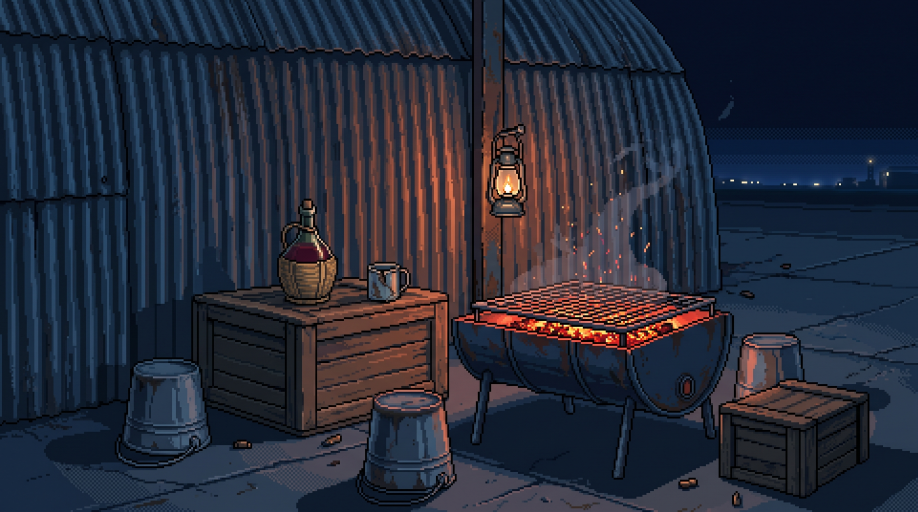
#> input picture assets/plates/fogon.jpeg, 2752 x 1536 px (shown at 1/3 size); its folder holds 4 pictures in this run
$ python install_placas.py
#> lines starting #> are read from the running program, lines starting #| are printed output that depends on the picture
#> in main, im is the input picture: PIL image 2752x1536 RGB; mean R, G, B 38.6, 43.1, 57.2
### tools/_venv.py
"""Entra solo al venv de arte cuando hace falta. Se importa PRIMERO, antes que PIL.

EL PROBLEMA QUE RESUELVE. Las herramientas de arte necesitan Pillow, que no esta en el python
del sistema: vive en .venv-art/. Pero toda la documentacion del proyecto —y la que se escriba
manana— dice `python3 tools/loquesea.py`, porque es lo natural de escribir. El resultado era un
ModuleNotFoundError: No module named 'PIL' que no dice que hacer.

Se podria haber arreglado corrigiendo los renglones de la documentacion. No alcanza: el proximo
que escriba un comando en un README va a poner `python3` otra vez, y el error vuelve. Asi que se
arregla del lado de la herramienta — que es el unico lado que no se olvida.

COMO. Si PIL no esta y existe el interprete del venv, el proceso se REEMPLAZA por el mismo script
corriendo con ese interprete (os.execv, no un subproceso: no queda un python de mas colgado y el
codigo de salida es el de verdad). Si el venv no existe, se corta con la linea exacta que hay que
correr para crearlo, en vez de con un stack trace.

Es idempotente: adentro del venv PIL importa, y esta funcion no hace nada.
"""
import os
import sys
from pathlib import Path

RAIZ = Path(__file__).resolve().parent.parent
VENV = RAIZ / '.venv-art' / 'bin' / 'python'


def asegurar():
    try:
        import PIL  # noqa: F401
        return
    except ModuleNotFoundError:
        pass
    # ¿YA ESTAMOS ADENTRO DEL VENV? Se pregunta por sys.prefix, NO comparando ejecutables.
    #
    # El intento obvio —`Path(sys.executable).resolve() == VENV.resolve()`— ESTA MAL y falla
    # justo en el caso comun: .venv-art/bin/python es un SYMLINK al interprete base, asi que
    # resolve() los vuelve el mismo path y la guarda da True aunque estemos afuera. Entonces
    # nunca se re-ejecutaba y el error de PIL salia igual. Con el python de Apple los paths no
    # coinciden y el bug no se ve — por eso hay que probar esto con el python3 del PATH, que es
    # el de Homebrew, y no con /usr/bin/python3.
    #
    # sys.prefix es lo correcto porque un venv lo reescribe apuntando a SU carpeta, symlink o no.
    if Path(sys.prefix) == (RAIZ / '.venv-art'):
        return                      # adentro y aun asi falta PIL: que hable el import de verdad
    if os.environ.get('RASANTE_VENV_REEXEC'):
        return                      # ya reintentamos una vez: no entrar en un bucle de exec
    if VENV.exists():
        os.environ['RASANTE_VENV_REEXEC'] = '1'
        os.execv(str(VENV), [str(VENV), *sys.argv])
    sys.exit(
        'ERROR: falta Pillow, y el venv de arte no existe todavia.\n\n'
        'Crealo una sola vez con:\n'
        '    python3 -m venv .venv-art && ./.venv-art/bin/pip install Pillow\n\n'
        'Despues volve a correr este mismo comando.'
    )


asegurar()

### tools/install_placas.py
#!/usr/bin/env python3
"""
install_placas — deja listos para el juego los FONDOS de pantalla completa generados por IA.

Sirve a las DOS carpetas de fondos, porque el trabajo es identico y tener dos copias del script
solo garantizaba que se despegaran:

    --que placas    assets/plates  · los fondos reutilizables (la linea de vuelo, el hangar…)
    --que cuadros   assets/story   · el cuadro propio de UNA escena. Es donde van los dibujos de
                                     Mateo: uno distinto por carta, con el nombre del `img` que
                                     declara esa escena en data/story.js

Que hace, por cada imagen de assets/plates/:
  1. La ESCALA para que entre en 960x540 sin deformarla ni recortarla. No se recorta al 16:9
     porque las paginas del cuaderno son 3:4 VERTICAL: recortarlas les come mas de la mitad.
     Las verticales quedan mas angostas y el motor las centra.
  2. 960x540 es el tamaño 1:1. No es arbitrario: render/screens.js dibuja la
     placa a DW x DH (320x180) y U*SC = 3 exacto, asi que ocupa 960x540 px de buffer.
  3. La guarda como .webp.

     OJO CON EL PORQUE, que cambio: esto NO se hace por el techo de 16 MB del build web. El juego
     se empaqueta con Electron para Steam y ese techo no le aplica. La razon que si vale, y que
     vale en cualquier plataforma, es LA RESOLUCION: las fuentes vienen en 2752x1536 o mas, y el
     motor las dibuja a 960x540. Mandar una imagen tres veces mas grande de lo que se ve significa
     decodificar tres veces mas pixeles en cada transicion de escena y que Chromium la reduzca al
     vuelo, cada vez. Reducirla una sola vez, aca, sale gratis en calidad y se paga solo en carga.

     Que ademas pesen ~100 KB en vez de ~3 MB es una consecuencia, no el motivo — pero no es poca
     cosa para el tamaño de descarga y de parche en Steam: 246 MB de fuentes contra 4 MB de webp.

Las fuentes NO se tocan: quedan en assets/source/, por si hay que rehacer la conversion.

Uso:
    python3 tools/install_placas.py [--calidad 88] [--dry-run]
"""

# entra al venv de arte si hace falta (ver tools/_venv.py). VA PRIMERO, antes de PIL.
import _venv  # noqa: F401
import argparse
import sys
from pathlib import Path

from PIL import Image

ROOT = Path(__file__).resolve().parent.parent
# DE DONDE LEE Y DONDE ESCRIBE. Las FUENTES viven apartadas en assets/source/: son de 2 a 8 MB
# cada una y el juego no las usa, asi que quedan fuera de la lista blanca de electron-builder y no
# viajan a Steam. Lo que si viaja es el .webp, que se escribe en la carpeta que lee el motor.
CARPETAS = {'placas': ('source/plates', 'plates'), 'cuadros': ('source/story', 'story')}
ANCHO, ALTO = 960, 540          # ver el docstring: es el tamaño 1:1
FUENTES = {'.jpeg', '.jpg', '.png'}


def encajar(im):
    """Escala la imagen para que ENTRE en 960x540 sin deformarla ni recortarla.

    No se recorta al 16:9 a proposito: las paginas del cuaderno son 3:4 VERTICAL (registro
    TIERRA) y recortarlas les come mas de la mitad. El que centra y deja las bandas oscuras
    a los costados es render/screens.js, que dibuja la placa respetando su relacion de
    aspecto — una hoja vertical sobre pantalla negra se lee como una hoja, y estirada a
    16:9 no se lee como nada.
    """
    w, h = im.size
#> w = 2752; h = 1536
    esc = min(ANCHO / w, ALTO / h)
#> esc = 0.349
    return im.resize((max(1, round(w * esc)), max(1, round(h * esc))), Image.LANCZOS)
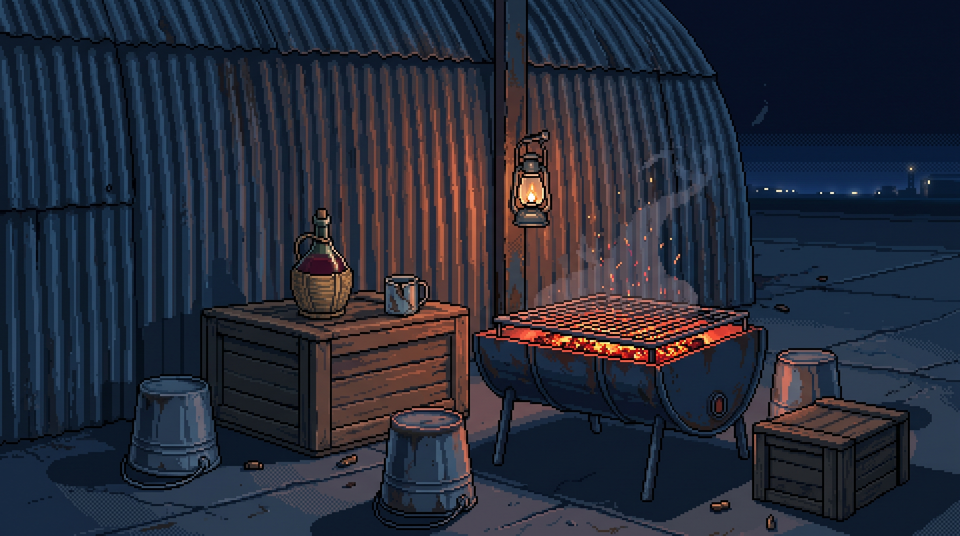
#> returned value: PIL image 960x536 RGB; mean R, G, B 38.6, 43.1, 57.2


def main():
    ap = argparse.ArgumentParser(description=__doc__,
                                 formatter_class=argparse.RawDescriptionHelpFormatter)
    ap.add_argument('--calidad', type=int, default=88, help='calidad webp (default 88)')
    ap.add_argument('--que', choices=sorted(CARPETAS), default='placas',
                    help='placas = assets/plates, los fondos reutilizables · cuadros = '
                         'assets/story, el cuadro propio de UNA escena (los dibujos de Mateo en '
                         'cada carta). Mismo tamaño y mismo formato: solo cambia la carpeta')
    ap.add_argument('--dry-run', action='store_true', help='no escribe nada')
    args = ap.parse_args()
    sub_fuente, sub_salida = CARPETAS[args.que]
    DIR = ROOT / 'assets' / sub_fuente
    SALIDA = ROOT / 'assets' / sub_salida
    SALIDA.mkdir(parents=True, exist_ok=True)

    if not DIR.is_dir():
        sys.exit(f'no existe {DIR}')
    fuentes = sorted(p for p in DIR.iterdir() if p.suffix.lower() in FUENTES)
    if not fuentes:
        sys.exit(f'no hay imagenes en {DIR}')

    total_antes = total_despues = 0
    for src in fuentes:
        im = Image.open(src).convert('RGB')
        antes = src.stat().st_size
        out = encajar(im)
        destino = SALIDA / (src.stem + '.webp')
        vert = out.width / out.height < 1.5
#> vert = False
        nota = '  · VERTICAL, el motor la centra' if vert else ''
#> nota = ''
        if args.dry_run:
            print(f'  {src.name:26s} {im.width}x{im.height} -> {out.width}x{out.height}{nota}')
            total_antes += antes
            continue
        out.save(destino, 'WEBP', quality=args.calidad, method=6)
        despues = destino.stat().st_size
        total_antes += antes; total_despues += despues
        print(f'  {src.name:26s} {antes/1e6:5.1f} MB -> {despues/1024:4.0f} KB  {out.width}x{out.height}{nota}')
#|   fogon.jpeg                   2.8 MB ->   72 KB  960x536

    print(f'\n{len(fuentes)} placas · {total_antes/1e6:.0f} MB', end='')
    if not args.dry_run:
        print(f' -> {total_despues/1e6:.1f} MB')
        print('\nLas fuentes quedaron intactas en assets/source/.')
    else:
        print('  (dry-run: no se escribio nada)')


if __name__ == '__main__':
    main()
